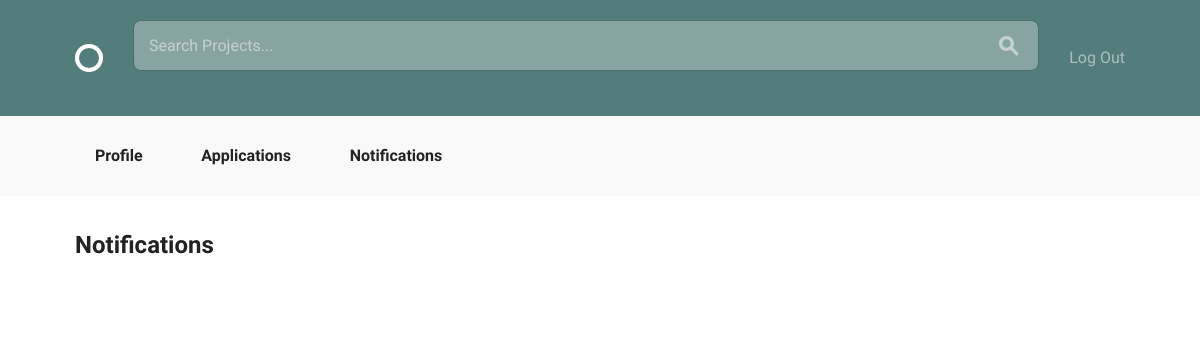
The page /projects/notification/ (signed in) on the database as committed earlier.
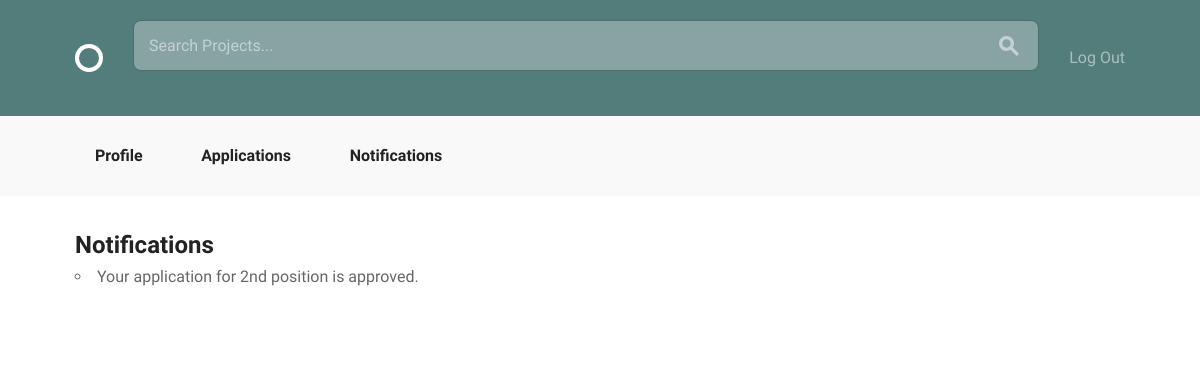
The same page on the database as committed later.
### projects/models.py (models this page shows, shortened)
class Notification(models.Model):
    user = models.ForeignKey(
        settings.AUTH_USER_MODEL,
        related_name="notification"
    )
    application = models.ForeignKey(Application)
    message = models.CharField(max_length=50)

### projects/views.py (the view)
def notification(request):
    try:
        notifications = models.Notification.objects.filter(user=request.user)
    except ObjectDoesNotExist:
        messages.warning(request, "There is no notification.")
    else:
        return render(request, "projects/notification.html",
                    {'notifications': notifications })

### projects/templates/projects/notification.html
{% extends "layout.html" %}
{% load static from staticfiles %}
{% block body_content %}
<div class="bounds circle--page">
    <div class="circle--page--header grid-100">
        <h2>Notifications</h2>
        <ul>
            {% for notification in notifications %}
                <li>{{ notification.message }}</li>
            {% endfor %}
        </ul>
    </div>
</div>
{% endblock %}

Rows that differ between the two databases and show on the page:
added Notification: message "Your application for 2nd position is approved."
